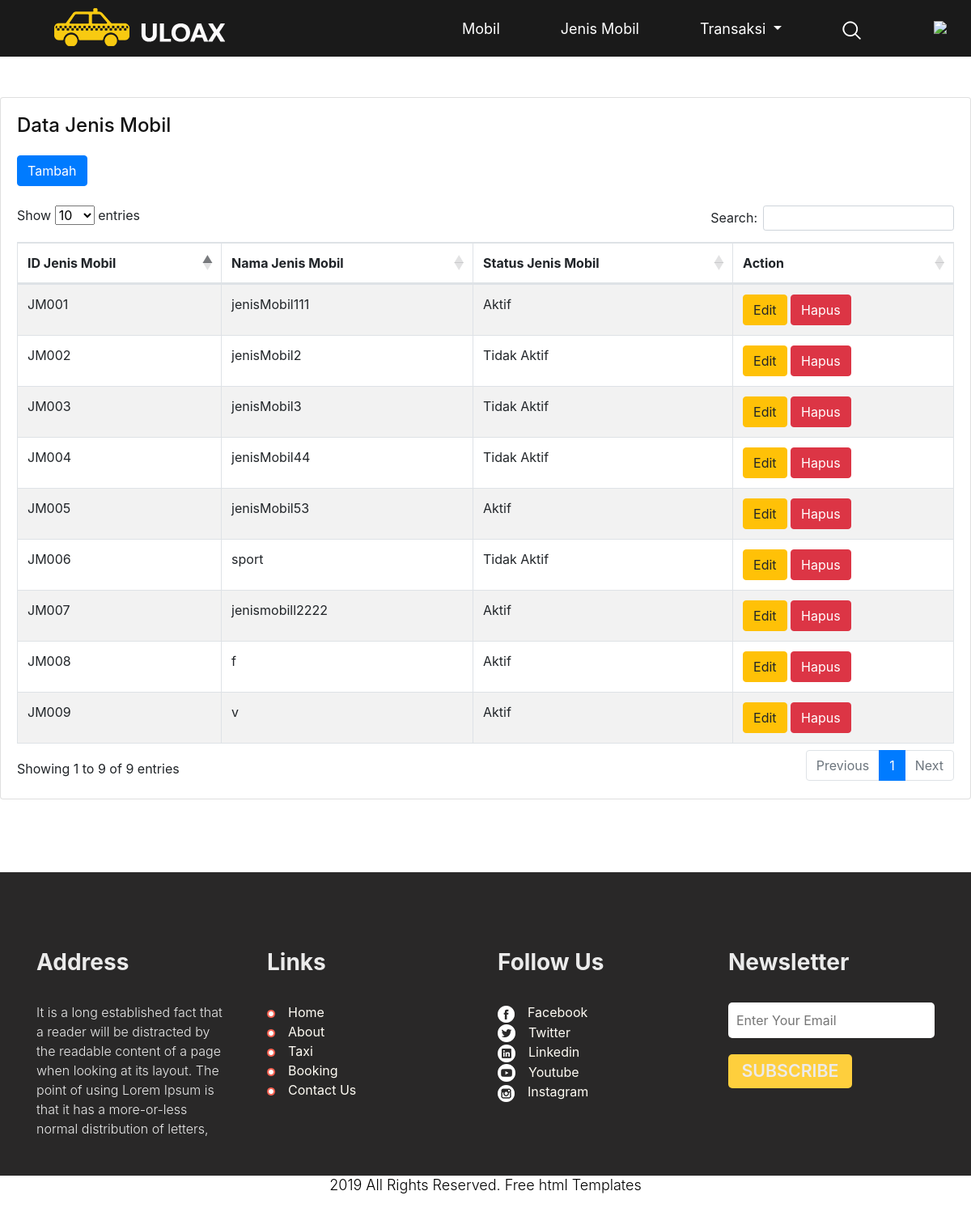
The page /jenisMobil/index.php on the database its author committed.
### tables this page shows
CREATE TABLE `jenis_mobil` (
  `id_jenis_mobil` varchar(5) NOT NULL,
  `nama_jenis_mobil` varchar(50) NOT NULL,
  `status_jenis_mobil` int(11) NOT NULL
);

### jenisMobil/index.php (the view)
<?php include '../layouts/header.php';?>
<div class="content-wrapper">
  <div class="row">
    <div class="col-lg-12 grid-margin stretch-card">
      <div class="card">
        <div class="card-body">
          <h4 class="card-title">Data Jenis Mobil</h4>
          <a href="create.php"><button class="btn btn-primary">Tambah</button></a>     <br><br>
          <div class="table-responsive">
            <table id="example2" class="table table-bordered table-striped">
              <thead>
                <tr>
                  <th>ID Jenis Mobil</th>
                  <th>Nama Jenis Mobil</th>
                  <th>Status Jenis Mobil</th>
                  <th>Action</th>
                </tr>
              </thead>
              <tbody>
                <?php
                  include '../koneksi.php';
                  $data = mysqli_query($koneksi,"SELECT * FROM jenis_mobil");
                  while($d = mysqli_fetch_array($data)) {
                    if ($d['status_jenis_mobil'] == 1) {
                      $status = 'Aktif';
                    } else { $status = 'Tidak Aktif'; }
                ?>
                  <tr>
                    <td><?php echo $d['id_jenis_mobil']; ?></td>
                    <td><?php echo $d['nama_jenis_mobil']; ?></td>
                    <td><?php echo $status; ?></td>
                    <td>
                      <a href="edit.php?id=<?php echo $d['id_jenis_mobil']; ?>"><button class="btn btn-warning">Edit</button></a>
                      <a href="hapus.php?id=<?php echo $d['id_jenis_mobil']; ?>"><button class="btn btn-danger">Hapus</button></a>
                    </td>
                  </tr>
                <?php
                  }
                ?>
              </tbody>
            </table>
          </div>
        </div>
      </div>
    </div>
  </div>
</div>
<?php include '../layouts/footer.php';?>

### layouts/header.php (shortened to what this page needs)
<!DOCTYPE html>
<html lang="en">
<head>
<link rel="stylesheet" type="text/css" href="../../PRG5_20221_UTSP_0320210027/assets/css/bootstrap.min.css">
<link rel="stylesheet" type="text/css" href="../../PRG5_20221_UTSP_0320210027/assets/css/style.css">
<link rel="stylesheet" href="../../PRG5_20221_UTSP_0320210027/assets/css/responsive.css">
<link rel="stylesheet" href="../../PRG5_20221_UTSP_0320210027/assets/css/jquery.mCustomScrollbar.min.css">
<link rel="stylesheet" href="https://netdna.bootstrapcdn.com/font-awesome/4.0.3/css/font-awesome.css">
<link rel="stylesheet" href="../../PRG5_20221_UTSP_0320210027/assets/css/owl.carousel.min.css">
<link rel="stylesheet" href="../../PRG5_20221_UTSP_0320210027/assets/css/owl.theme.default.min.css">
<link rel="stylesheet" href="https://cdnjs.cloudflare.com/ajax/libs/fancybox/2.1.5/jquery.fancybox.min.css" media="screen">
<link rel="stylesheet" type="text/css" href="https://cdnjs.cloudflare.com/ajax/libs/twitter-bootstrap/4.5.2/css/bootstrap.css">
  <link rel="stylesheet" type="text/css" href="https://cdn.datatables.net/1.12.1/css/dataTables.bootstrap4.min.css">
</head>
<body>
    <div id="index.html" class="header_section">
        <div class="container">
            <div class="row">
                <div class="col-sm-6 col-lg-3">
                    <div class="logo"><a href="index.html"><img src="../../PRG5_20221_UTSP_0320210027/assets/images/logo.png"></a></div>
                </div>
                <div class="col-sm-6 col-lg-9">
                    <div class="menu_text">
                        <ul>
                            <li><a href="../../PRG5_20221_UTSP_0320210027/mobil/index.php">Mobil</a></li>
                            <li><a href="../../PRG5_20221_UTSP_0320210027/jenisMobil/index.php">Jenis Mobil</a></li>
                            <li>
                                <button class="dropdown-toggle" type="button" data-toggle="dropdown" style="background-color: transparent; color: white;">Transaksi
                                <span class="caret"></span></button>
                            </li>
                            <li><a href="#"><img src="../../PRG5_20221_UTSP_0320210027/assets/images/search-icon.png"></a></li>
                <span  style="font-size:33px;cursor:pointer; color: #ffffff;" onclick="openNav()"><img src="../../PRG5_20221_UTSP_0320210027/assets/images/toggle-menu.png" class="toggle_menu"></span>
                </div>
                    </div>
            </div>
        </div>
    </div> <br><br><br><br><br>

### layouts/footer.php (shortened to what this page needs)
    <div class="section_footer ">
      <div class="container">
          <div class="footer_section_2">
            <div class="row">
                <div class="col-sm-6 col-md-6 col-lg-3">
                  <h2 class="account_text">Address</h2>
                  <p class="ipsum_text">It is a long established fact that a reader will be distracted by the readable content of a page when looking at its layout. The point of using Lorem Ipsum is that it has a more-or-less normal distribution of letters, </p>
                </div>
                <div class="col-sm-6 col-md-6 col-lg-3">
                  <h2 class="account_text">Links</h2>
                  <div class="image-icon"><img src="../../PRG5_20221_UTSP_0320210027/assets/images/bulit-icon.png"><span class="fb_text"><a href="#">Home</span></a></div>
                <div class="image-icon"><img src="../../PRG5_20221_UTSP_0320210027/assets/images/bulit-icon.png"><span class="fb_text"><a href="#">About</span></a></div>
                <div class="image-icon"><img src="../../PRG5_20221_UTSP_0320210027/assets/images/bulit-icon.png"><span class="fb_text"><a href="#">Taxi</span></a></div>
                <div class="image-icon"><img src="../../PRG5_20221_UTSP_0320210027/assets/images/bulit-icon.png"><span class="fb_text"><a href="#">Booking</span></a></div>
                <div class="image-icon"><img src="../../PRG5_20221_UTSP_0320210027/assets/images/bulit-icon.png"><span class="fb_text"><a href="#">Contact Us</span></a></div>
                </div>
                <div class="col-sm-6 col-md-6 col-lg-3">
                <h2 class="account_text">Follow Us</h2>
                <div class="image-icon"><img src="../../PRG5_20221_UTSP_0320210027/assets/images/fb-icon.png"><span class="fb_text"><a href="#">Facebook</a></span></div>
                <div class="image-icon"><img src="../../PRG5_20221_UTSP_0320210027/assets/images/twitter-icon.png"><span class="fb_text"><a href="#">Twitter</a></span></div>
                <div class="image-icon"><img src="../../PRG5_20221_UTSP_0320210027/assets/images/in-icon.png"><span class="fb_text"><a href="#">Linkedin</a></span></div>
                <div class="image-icon"><img src="../../PRG5_20221_UTSP_0320210027/assets/images/youtube-icon.png"><span class="fb_text"><a href="#">Youtube</a></span></div>
                <div class="image-icon"><img src="../../PRG5_20221_UTSP_0320210027/assets/images/instagram-icon.png"><span class="fb_text"><a href="#">Instagram</a></span></div>
                </div>
          <div class="col-sm-6 col-md-6 col-lg-3">
            <h2 class="adderess_text">Newsletter</h2>
            <input type="" class="email_text" placeholder="Enter Your Email" name="Enter Your Email">
            <button class="subscribr_bt">SUBSCRIBE</button>
          </div>
          </div>
          </div>
          </div>
      </div>
  <div class="copyright_section">
    <div class="container">
      <p class="copyright">2019 All Rights Reserved. <a href="https://html.design">Free html  Templates</a></p>
    </div>
  </div>
</body>
</html>

### assets/css/style.css (style rules this page uses)
* { box-sizing: border-box !important; transition: ease all 0.5s; }
html { scroll-behavior: smooth; }
body { color: #666666; font-size: 14px; font-family:Times New Rom...; line-height: 1.80857; font-weight: normal; overflow-x: hidden; }
a { color: #1f1f1f; text-decoration: none !important; outline: none !important; -webkit-transition: all .3s ease-in-out; -moz-transition: all .3s ease-in-out; -ms-transition: all .3s ease-in-out; -o-transition: all .3s ease-in-out; transition: all .3s ease-in-out; }
h1, h2, h3, h4, h5, h6 { letter-spacing: 0; font-weight: normal; position: relative; padding: 0 0 10px 0; font-weight: normal; line-height: normal; color: #111111; margin: 0 }
h2 { font-size: 22px }
h4 { font-size: 16px }
*, *::after, *::before { -webkit-box-sizing: border-box; -moz-box-sizing: border-box; box-sizing: border-box; }
ul, li, ol { margin: 0px; padding: 0px; list-style: none; }
p { margin: 20px; font-weight: 300; font-size: 15px; line-height: 24px; }
a { color: #222222; text-decoration: none; outline: none !important; }
a, .btn { text-decoration: none !important; outline: none !important; -webkit-transition: all .3s ease-in-out; -moz-transition: all .3s ease-in-out; -ms-transition: all .3s ease-in-out; -o-transition: all .3s ease-in-out; transition: all .3s ease-in-out; }
img { max-width: 100%; height: auto; }
button { border: 0; margin: 0; padding: 0; cursor: pointer; }
.header_section { width: 100%; float: left; background-color: #1a1a1a; height: auto; padding-top: 10px; padding-bottom: 10px; position: fixed; z-index: 01; }
.logo { width: 100%; float: left; text-align: center; }
.menu_text { float: right; width: auto; }
.menu_text ul { margin: 0px; padding: 0px; }
.menu_text li { float: left; padding-right: 75px; font-size: 18px; color: #ffffff; padding-top: 12px; }
.menu_text li a { color: #ffffff; }
.toggle_menu { top: -3px; position: relative; left: 15px; }
.account_text { width: 100%; float: left; font-size: 28px; color: #ebebeb; font-weight: bold; padding: 25px 0px; }
.image-icon { width: 100%; float: left; }
.fb_text { font-size: 12pt; color: #ebebeb; padding-left: 16px; }
.fb_text a { color: #fffcf4; }
.adderess_text { width: 100%; float: left; font-size: 28px; color: #ebebeb; font-weight: bold; padding: 25px 0px; }
.footer_section_2 { width: 100%; float: left; padding-top: 40px; }
.section_footer { width: 100%; float: left; background-color: #292828; height: auto; padding-top: 30px; padding-bottom: 30px; margin-top: 90px; }
.ipsum_text { font-size: 12pt; color: #ebebeb; margin-left: 0px; }
.email_text { width: 100%; float: left; font-size: 12pt; color: #eceaea; background-color: #ffffff; padding: 10px; border-radius: 5px; border: 0px; }
.subscribr_bt { width: 60%; float: left; font-size: 16pt; color: #eceaea; background-color: #fecf3d; padding: 5px 0px; border: 0px; text-align: center; margin-top: 20px; font-weight: 600; border-radius: 5px; }
.copyright_section { width: 100%; float: left; background-color: #ffffff; height: auto; }
.copyright { width: 100%; float: left; font-size: 18px; color: #000; text-align: center; margin-left: 0; }
.copyright a { color: #000; }

### rows shown on the page
jenis_mobil: id_jenis_mobil "JM001", nama_jenis_mobil "jenisMobil111", status_jenis_mobil "Aktif"
jenis_mobil: id_jenis_mobil "JM002", nama_jenis_mobil "jenisMobil2", status_jenis_mobil "Tidak Aktif"
jenis_mobil: id_jenis_mobil "JM003", nama_jenis_mobil "jenisMobil3", status_jenis_mobil "Tidak Aktif"
jenis_mobil: id_jenis_mobil "JM004", nama_jenis_mobil "jenisMobil44", status_jenis_mobil "Tidak Aktif"
jenis_mobil: id_jenis_mobil "JM005", nama_jenis_mobil "jenisMobil53", status_jenis_mobil "Aktif"
jenis_mobil: id_jenis_mobil "JM006", nama_jenis_mobil "sport", status_jenis_mobil "Tidak Aktif"
jenis_mobil: id_jenis_mobil "JM007", nama_jenis_mobil "jenismobill2222", status_jenis_mobil "Aktif"
jenis_mobil: id_jenis_mobil "JM008", nama_jenis_mobil "f", status_jenis_mobil "Aktif"
jenis_mobil: id_jenis_mobil "JM009", nama_jenis_mobil "v", status_jenis_mobil "Aktif"
